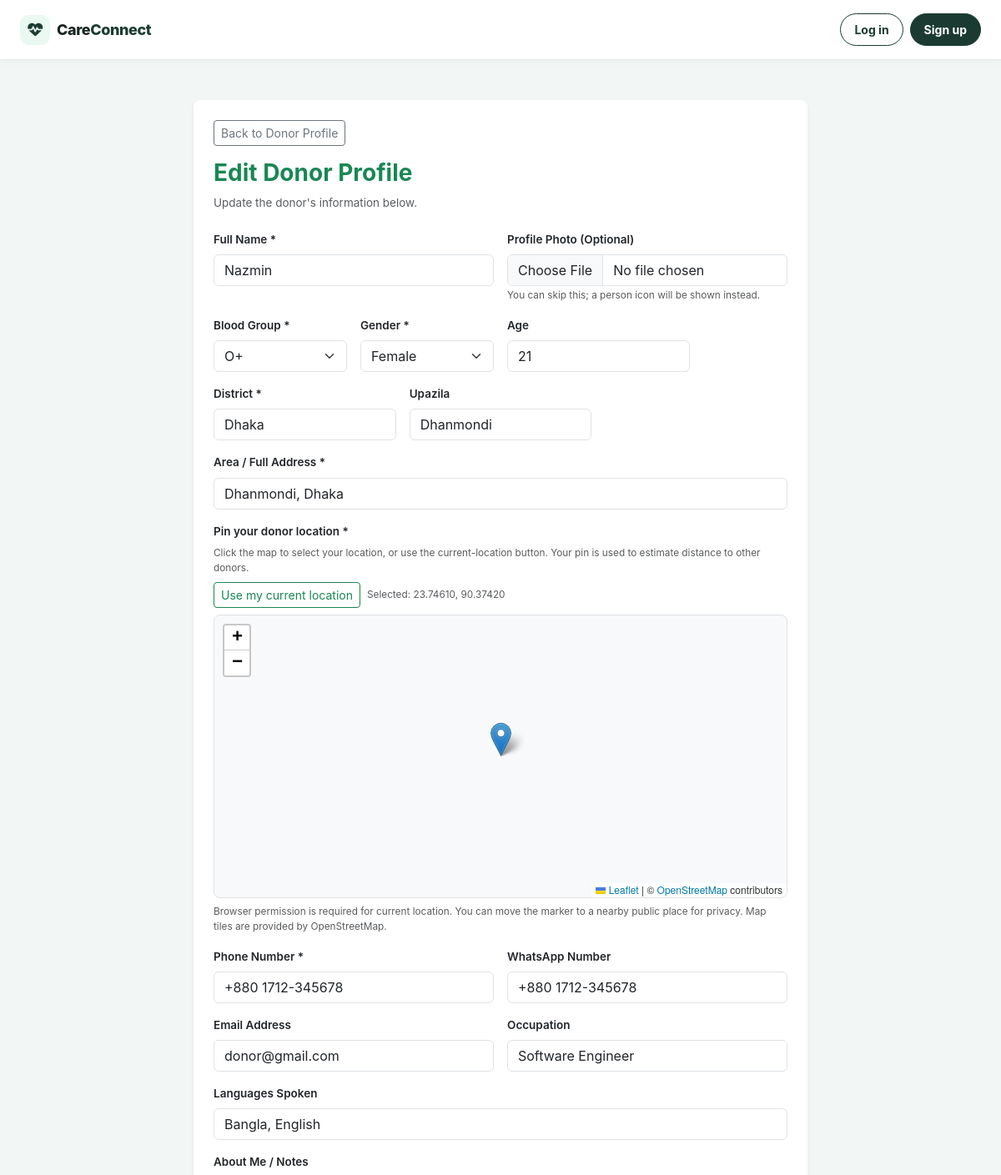
The app's page /donors/1/edit/ (upper part), older data.
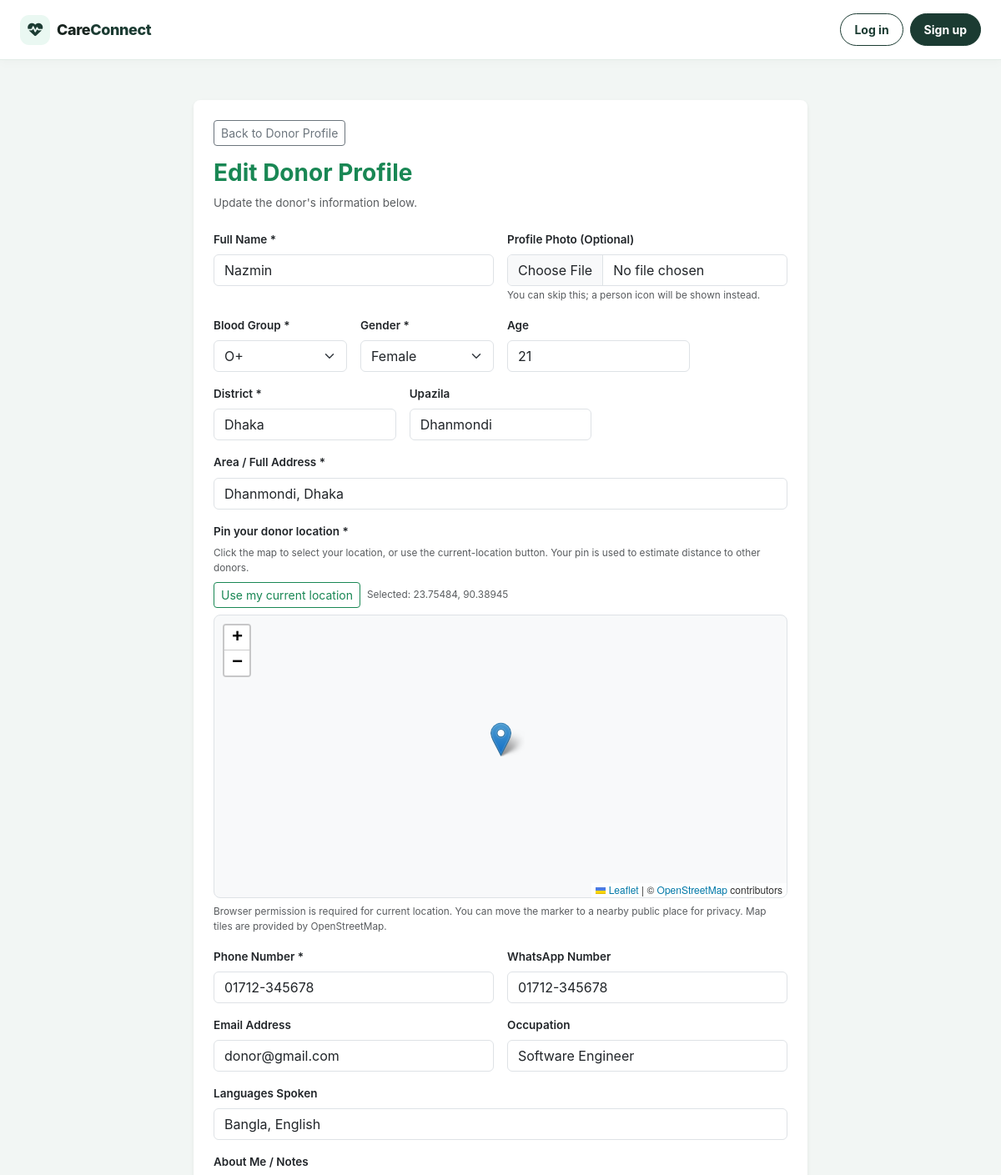
The same page, newer data.
### donors/models.py (models this page shows, shortened)
class Donor(models.Model):
    GENDER_CHOICES = [
        ('Male', 'Male'),
        ('Female', 'Female'),
        ('Other', 'Other'),
    ]
    BLOOD_GROUP_CHOICES = [
        ('A+', 'A+'), ('A-', 'A-'),
        ('B+', 'B+'), ('B-', 'B-'),
        ('AB+', 'AB+'), ('AB-', 'AB-'),
        ('O+', 'O+'), ('O-', 'O-'),
    ]
    user = models.OneToOneField(User, on_delete=models.CASCADE, null=True, blank=True)
    full_name = models.CharField(max_length=100)
    profile_photo = models.ImageField(
        upload_to='donor_photos/',
        blank=True,
        null=True,
    )
    age = models.IntegerField(null=True, blank=True)
    gender = models.CharField(max_length=10, choices=GENDER_CHOICES)
    blood_group = models.CharField(max_length=5, choices=BLOOD_GROUP_CHOICES)
    email = models.EmailField(blank=True, null=True)
    phone_number = models.CharField(max_length=15)
    whatsapp_number = models.CharField(max_length=15, blank=True, null=True)
    about_me = models.TextField(blank=True, null=True)
    languages = models.CharField(max_length=200, blank=True, null=True)
    district = models.CharField(max_length=100)
    upazila = models.CharField(max_length=100, blank=True, null=True)
    area = models.CharField(max_length=100)
    occupation = models.CharField(max_length=100, blank=True, null=True)
    last_donated = models.DateField(null=True, blank=True)
    is_available = models.BooleanField(default=True)
    latitude = models.FloatField(null=True, blank=True)
    longitude = models.FloatField(null=True, blank=True)
    created_at = models.DateTimeField(auto_now_add=True)

### donors/views.py (the view)
# urls.py: path('<int:donor_id>/edit/', views.edit_donor, name='edit_donor'),
def edit_donor(request, donor_id):
    donor = get_object_or_404(Donor, id=donor_id)
    if request.method == 'POST':
        form = DonorRegistrationForm(request.POST, request.FILES, instance=donor)
        if form.is_valid():
            donor = form.save()
            messages.success(request, 'Donor profile updated successfully.')
            if donor.is_available:
                return redirect('donor_detail', donor_id=donor.id)
            return redirect('nearby_donors')
    else:
        form = DonorRegistrationForm(instance=donor)
    return render(request, 'donors/register_donor.html', {
        'form': form,
        'page_title': 'Edit Donor Profile',
        'submit_label': 'Update Donor Profile',
        'donor': donor,
    })

### templates/donors/register_donor.html (shortened to what the changed rows need)
{% extends 'base.html' %}
{% block content %}
<link rel="stylesheet"
      href="https://unpkg.com/leaflet@1.9.4/dist/leaflet.css">
<div class="container py-4">
    <div class="row justify-content-center">
        <div class="col-md-8">
            <div class="card p-4 border-0 shadow-sm rounded-3">
                <form method="POST" enctype="multipart/form-data">
                    <div class="row g-3">
                        <div class="col-md-6">
                            <label class="form-label fw-semibold">
                                Full Name *
                            </label>
                            {{ form.full_name }}
                        </div>
                        <div class="col-md-6">
                            <label class="form-label fw-semibold"
                                   for="{{ form.profile_photo.id_for_label }}">
                                Profile Photo (Optional)
                            </label>
                            {{ form.profile_photo }}
                            <small class="form-text text-muted">
                                You can skip this; a person icon will be shown instead.
                            </small>
                        </div>
                        <div class="col-md-3">
                            <label class="form-label fw-semibold">
                                Blood Group *
                            </label>
                            {{ form.blood_group }}
                        </div>
                        <div class="col-md-3">
                            <label class="form-label fw-semibold">
                                Gender *
                            </label>
                            {{ form.gender }}
                        </div>
                        <div class="col-md-4">
                            <label class="form-label fw-semibold">
                                Age
                            </label>
                            {{ form.age }}
                        </div>
                        <div class="col-md-4">
                            <label class="form-label fw-semibold">
                                District *
                            </label>
                            {{ form.district }}
                        </div>
                        <div class="col-md-4">
                            <label class="form-label fw-semibold">
                                Upazila
                            </label>
                            {{ form.upazila }}
                        </div>
                        <div class="col-md-12">
                            <label class="form-label fw-semibold">
                                Area / Full Address *
                            </label>
                            {{ form.area }}
                        </div>
                        <div class="col-md-12">
                            <div class="d-flex flex-wrap align-items-center gap-2 mb-2">
                                <button
                                    type="button"
                                    id="use-current-location"
                                    class="btn btn-outline-success btn-sm">
                                    Use my current location
                                </button>
                                <span
                                    id="location-status"
                                    class="small text-muted"
                                    aria-live="polite">
                                </span>
                            </div>
                        </div>
                        <div class="col-md-6">
                            <label class="form-label fw-semibold">
                                Phone Number *
                            </label>
                            {{ form.phone_number }}
                        </div>
                        <div class="col-md-6">
                            <label class="form-label fw-semibold">
                                WhatsApp Number
                            </label>
                            {{ form.whatsapp_number }}
                        </div>
                        <div class="col-md-6">
                            <label class="form-label fw-semibold">
                                Email Address
                            </label>
                            {{ form.email }}
                        </div>
                        <div class="col-md-6">
                            <label class="form-label fw-semibold">
                                Occupation
                            </label>
                            {{ form.occupation }}
                        </div>
                        <div class="col-md-12">
                            <label class="form-label fw-semibold">
                                Languages Spoken
                            </label>
                            {{ form.languages }}
                        </div>
                    </div>
                </form>
            </div>
        </div>
    </div>
</div>
{% endblock %}

Row changes from the older to the newer data that the page shows:
changed Donor "Nazmin": phone_number "+880 1712-345678" → "01712-345678"; whatsapp_number "+880 1712-345678" → "01712-345678"
Text that changed along with them:
text written by a page script: "Selected: 23.74610, 90.37420" → "Selected: 23.75484, 90.38945"
